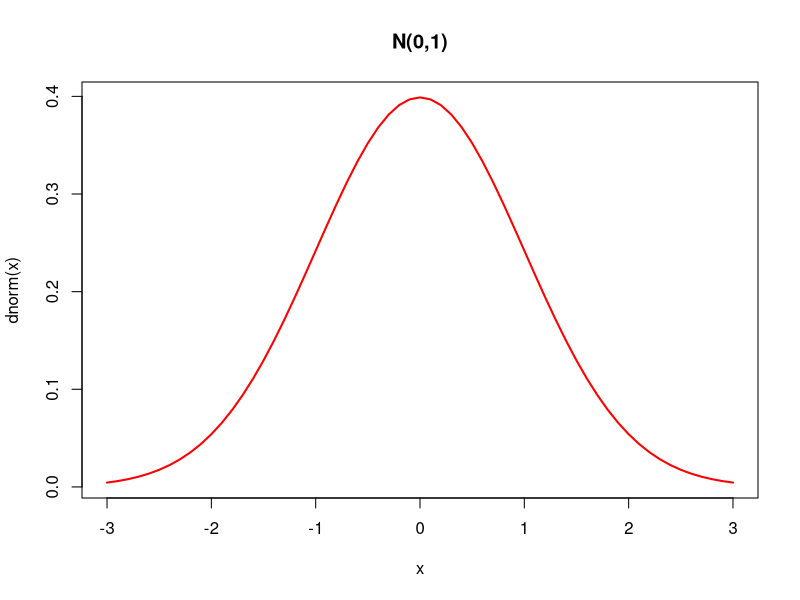
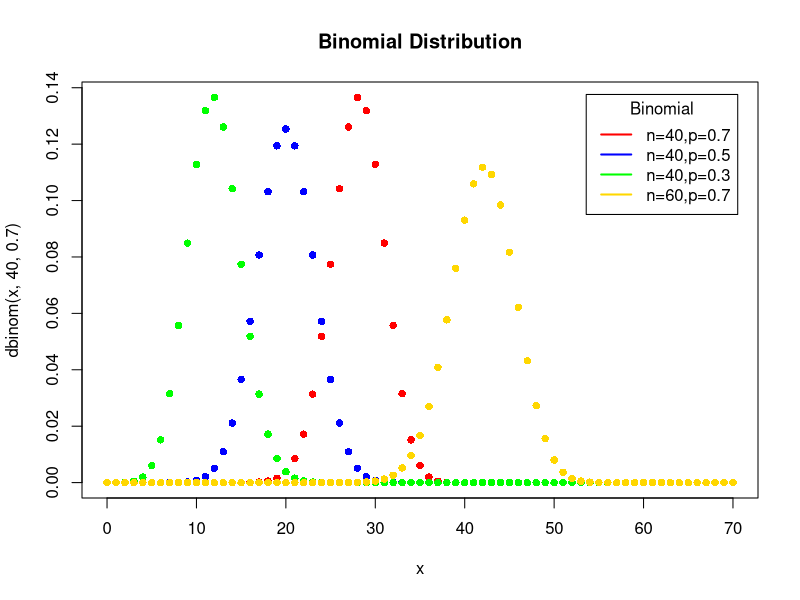
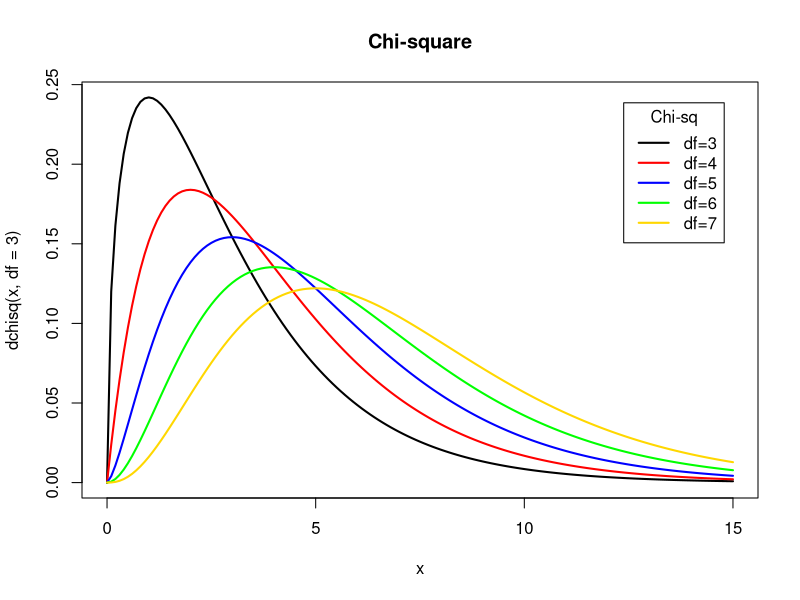

Reproduce these figures in R, in order.
##### Density Functions - Graph #####

## Normal
x<-seq(-3,3,.1)
plot(x,dnorm(x),type='l',main="N(0,1)",lwd=2,col='red')

## Binomial
# discrete
# n Bernoulli Trials of p probability of success
# X ~ total number of successes
x<-seq(0,70)
plot(x,dbinom(x,40,0.7),col="red",main="Binomial Distribution",pch=16)
points(x,dbinom(x,40,0.5),col="blue",pch=16)
points(x,dbinom(x,40,0.3),col="green",pch=16)
points(x,dbinom(x,60,0.7),col="gold",pch=16)
colors<-c("red","blue","green","gold")
labels<-c("n=40,p=0.7","n=40,p=0.5","n=40,p=0.3","n=60,p=0.7")
legend("topright", inset=.03, title="Binomial",labels, lwd=2, col=colors)

## Chi-square
# chi-sq(df=k) = k(Z^2)
x<-seq(0,15,0.1)
plot(x,dchisq(x,df=3),type='l',main="Chi-square",lwd=2)
lines(x,dchisq(x,df=4),lwd=2,col='red')
lines(x,dchisq(x,df=5),lwd=2,col='blue')
lines(x,dchisq(x,df=6),lwd=2,col='green')
lines(x,dchisq(x,df=7),lwd=2,col='gold')
colors<-c('black','red','blue','green','gold')
labels<-c('df=3','df=4','df=5','df=6','df=7')
legend("topright", inset=.05, title="Chi-sq",labels, lwd=2, col=colors)

## Geometric
# discrete
# p -- probability of success for each Bernoulli Trial
# X ~ the number of Bernoulli Trials needed for one success


## Exponential



